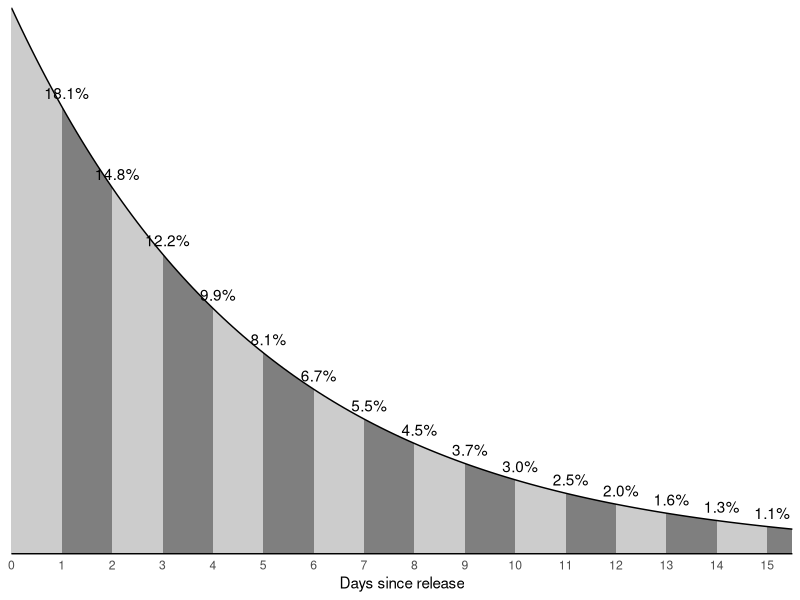

R code for this plot:
## ---- chunk 1
library(tidyverse)
## ---- chunk 2
#| dpi: 300
df <- tibble(
  x = seq(0, 35, 0.1),
  y = dexp(x, rate = 1 / 5),
  y1 = ifelse(ceiling(x) %% 2, y, NA),
  y2 = ifelse(ceiling(x) %% 2, NA, y)
) |>
  mutate(
    y1 = ifelse(!(x %% 1), y, y1),
    y2 = ifelse(!(x %% 1), y, y2)
  )

df2 <- tibble(
  x = 1:35,
  y = dexp(x, rate = 1 / 5),
  pr = pexp(x, rate = 1 / 5) - pexp(x - 1, rate = 1 / 5),
  prlab = scales::percent(pr, accuracy = 0.1)
)

ggplot(df, aes(x = x)) +
  geom_ribbon(aes(ymin = 0, ymax = y1),
    fill = "gray80"
  ) +
  geom_ribbon(aes(ymin = 0, ymax = y2),
    fill = "gray50"
  ) +
  geom_line(aes(y = y)) +
  geom_text(
    data = df2, aes(y = y, label = prlab),
    nudge_x = 0.1, nudge_y = 0.005
  ) +
  labs(x = "Days since release") +
  scale_x_continuous(
    breaks = 0:35, minor_breaks = NULL,
    expand = expansion(add = c(0, 0.5))
  ) +
  scale_y_continuous(expand = expansion()) +
  coord_cartesian(xlim = c(0, 15), expand = TRUE) +
  theme_minimal() +
  theme(
    axis.line.x = element_line(),
    axis.text.y = element_blank(),
    axis.title.y = element_blank(),
    panel.grid = element_blank()
  )
